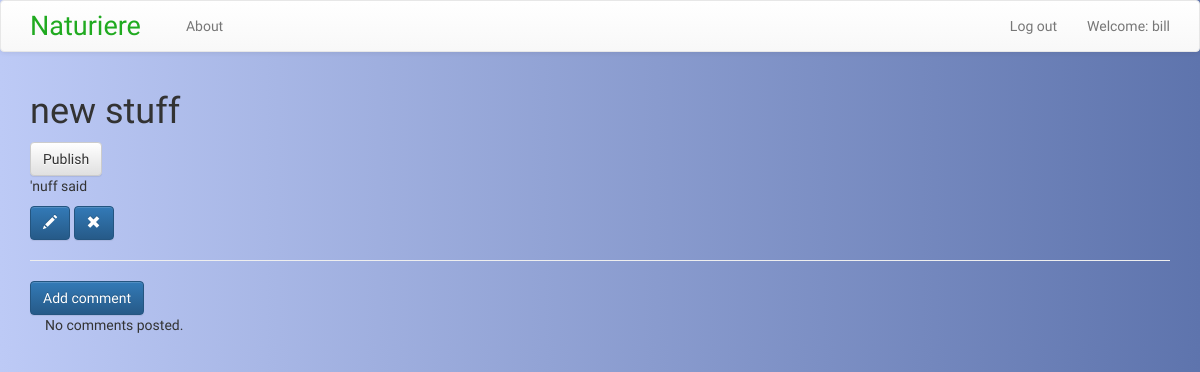
Page /forum/post/6 (signed in) on the earlier database version.
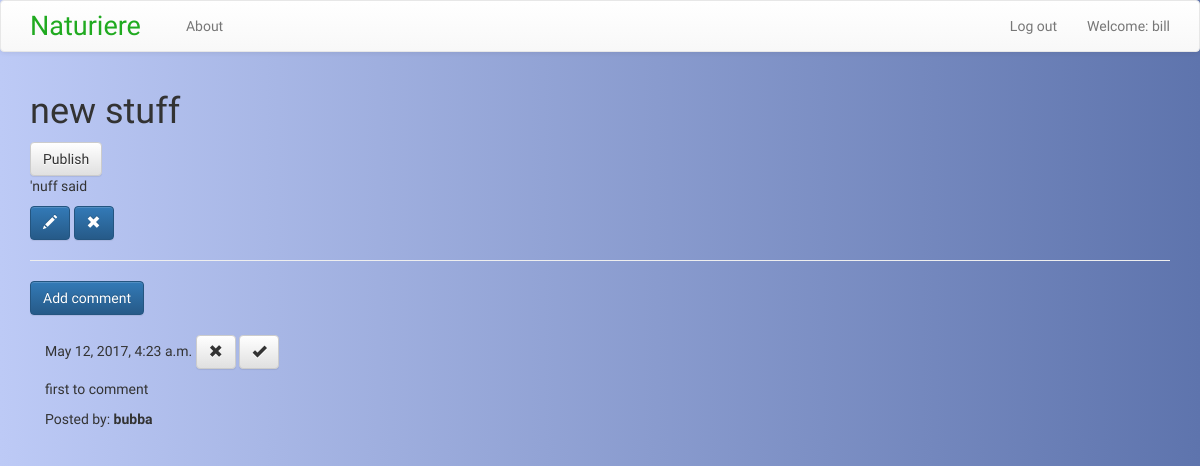
Same page on the later database version.
### blog/models.py (models this page shows, shortened)
class Comment(models.Model):
    post = models.ForeignKey('blog.Post', related_name='comments',)
    author = models.ForeignKey(User)
    text = models.TextField()
    created_date = models.DateTimeField(default=timezone.now)

### blog/views.py (the view)
# urls.py: url(r'^post/(?P<pk>\d+)$', views.PostDetailView.as_view(), name='post_detail'),
class PostDetailView(DetailView):
    model = Post

### blog/templates/blog/post_detail.html
{% extends 'blog/base.html' %}
{% load staticfiles %}
{% block body_block %}
        <h1 class='posttitle loader'>{{ post.title }}</h1>
        {% if post.published_date %}
            <div class="date postdate">
                {{ post.published_date }}
            </div>
        {% else %}
            <a class="btn btn-default" href="{% url 'post_publish' pk=post.pk %}">Publish</a>
        {% endif %}
      <p class='postcontent' >{{ post.text|safe|linebreaksbr }}</p>
      {% if user.is_authenticated %}
          <a class="btn btn-primary" href="{% url 'post_edit' pk=post.pk %}"><span class="glyphicon glyphicon-pencil"></span></a>
          <a class="btn btn-primary" href="{% url 'post_remove' pk=post.pk %}"><span class="glyphicon glyphicon-remove"></span></a>
      {% endif %}
  <hr>
  <a class="btn btn-primary btn-comment" href="{% url 'add_comment_to_post' pk=post.pk %}">Add comment</a>
  <div class="container">
  {% for comment in post.comments.all %}
  <br>
      {% if user.is_authenticated or comment.approved_comment %}
              {{ comment.created_date }}
              {% if not comment.approved_comment %}
                  <a class="btn btn-default" href="{% url 'comment_remove' pk=comment.pk %}"><span class="glyphicon glyphicon-remove"></span></a>
                  <a class="btn btn-default" href="{% url 'comment_approve' pk=comment.pk %}"><span class="glyphicon glyphicon-ok"></span></a>
              {% endif %}
          <p>{{ comment.text|safe|linebreaks }}</p>
          <p>Posted by: <strong>{{ comment.author }}</strong></p>
      {% endif %}
  {% empty %}
      <p>No comments posted.</p>
  {% endfor %}
</div>
{% endblock %}

Differences in the rows shown:
added Comment: created_date "May 12, 2017, 4:23 a.m.", text "first to comment", author "bubba"
Other differences:
text no longer shown: "No comments posted."
